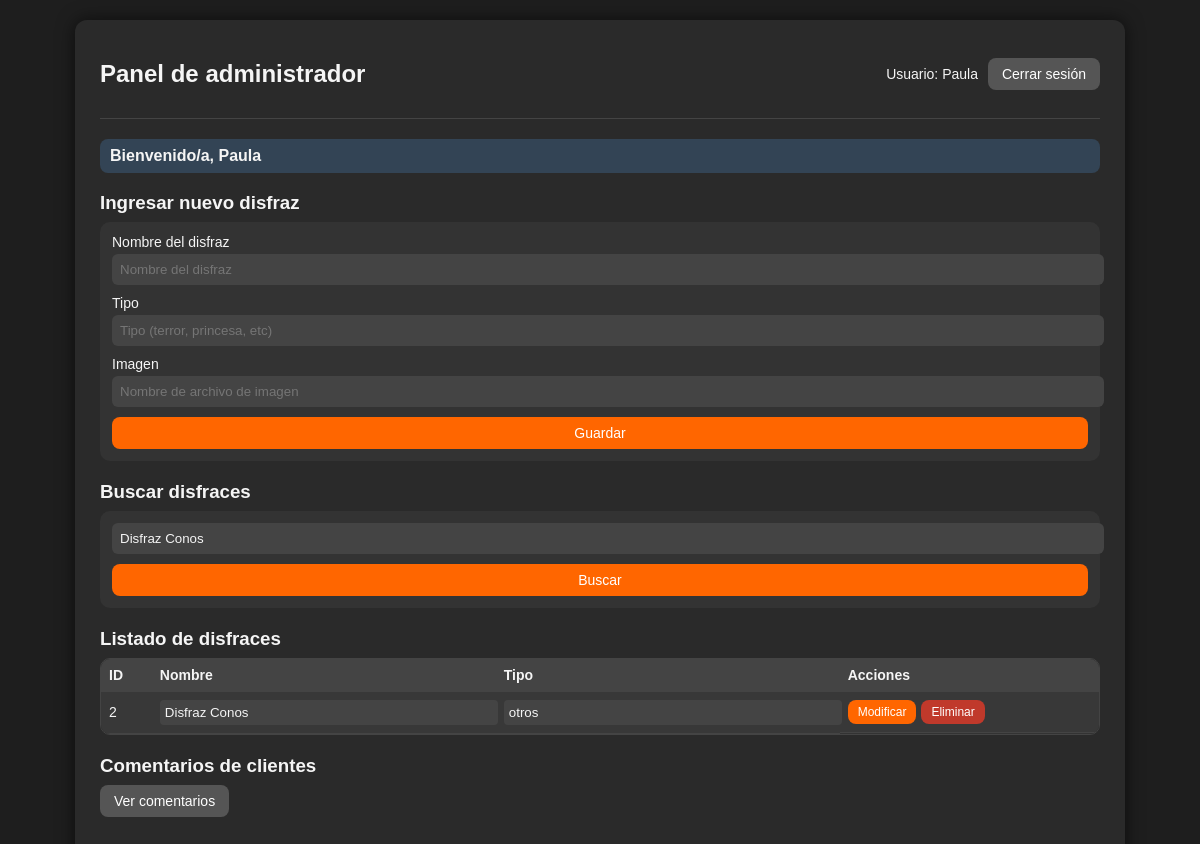
Screenshot of /php/admin.php?busqueda=Disfraz Conos (signed in) with the database file from the repository.
### tables this page shows
CREATE TABLE `disfraces` (
  `id_disfraces` int(11) NOT NULL,
  `nombre_disfraz` varchar(100) NOT NULL,
  `tipo` varchar(100) NOT NULL,
  `imagen` varchar(200) NOT NULL
);

### php/admin.php (the view, shortened to what this page needs)
<?php
$nombreUsuario = $_SESSION['nombre'];
if (isset($_SESSION['saludo'])) {
    $saludo = $_SESSION['saludo'];
} else {
    $saludo = "";
}
$conexion = mysqli_connect("localhost", "root", "", "alquiler_disfraces");
if (isset($_GET['busqueda'])) {
    $busqueda = $_GET['busqueda'];
} else {
    $busqueda = "";
}
$sqlDisfraces = "SELECT * FROM disfraces";
if ($busqueda !== '') {
    $sqlDisfraces .= " WHERE nombre_disfraz LIKE '%$busqueda%' OR tipo LIKE '%$busqueda%'";
}
$resultDisfraces = mysqli_query($conexion, $sqlDisfraces);
?>
<!DOCTYPE html>
<html lang="es">
<head>
</head>
<body>
    <div class="admin-contenedor">
        <header class="admin-encabezado">
            <h2>Panel de administrador</h2>
            <div class="admin-usuario">
                <span>Usuario: <?php echo $nombreUsuario; ?></span>
                <a class="btn btn-secundario" href="cerrarsesion.php">Cerrar sesión</a>
            </div>
        </header>
        <main>
            <?php
            if ($saludo) {
                echo "<p class='admin-saludo'><strong>$saludo</strong></p>";
            }
            ?>
            <section class="admin-seccion">
                <h3>Ingresar nuevo disfraz</h3>
                <form method="post" class="admin-form">
                    <label>
                        Nombre del disfraz
                        <input type="text" name="nombre_disfraz" placeholder="Nombre del disfraz" required>
                    </label>
                    <label>
                        Tipo
                        <input type="text" name="tipo" placeholder="Tipo (terror, princesa, etc)" required>
                    </label>
                    <label>
                        Imagen
                        <input type="text" name="imagen" placeholder="Nombre de archivo de imagen" required>
                    </label>
                    <input class="btn btn-primario" type="submit" value="Guardar">
                </form>
            </section>
            <section class="admin-seccion">
                <h3>Buscar disfraces</h3>
                <form method="get" class="busqueda-form">
                    <input type="text" name="busqueda" placeholder="Ingrese nombre o tipo" value="<?php echo $busqueda; ?>">
                    <input class="btn btn-primario" type="submit" value="Buscar">
                </form>
            </section>
            <section class="admin-seccion">
                <h3>Listado de disfraces</h3>
                <div class="tabla-contenedor">
                    <table>
                        <tr>
                            <th>ID</th>
                            <th>Nombre</th>
                            <th>Tipo</th>
                            <th>Acciones</th>
                        </tr>
                        <?php while ($fila = mysqli_fetch_assoc($resultDisfraces)) { ?>
                            <tr>
                                <form method="post">
                                    <td><?php echo $fila['id_disfraces']; ?></td>
                                    <td>
                                        <input type="text" name="nombre_disfraz" value="<?php echo $fila['nombre_disfraz']; ?>">
                                    </td>
                                    <td>
                                        <input type="text" name="tipo" value="<?php echo $fila['tipo']; ?>">
                                    </td>
                                    <td class="celda-acciones">
                                        <button class="btn btn-chico btn-primario" type="submit" name="accion" value="modificar">Modificar</button>
                                        <button class="btn btn-chico btn-peligro" type="submit" name="accion" value="eliminar" onclick="return confirm('¿Eliminar este disfraz?');">Eliminar</button>
                                    </td>
                                </form>
                            </tr>
                        <?php } ?>
                    </table>
                </div>
            </section>
            <section class="admin-seccion">
                <h3>Comentarios de clientes</h3>
                <form action="ver_comentarios.php" method="get">
                    <button class="btn btn-secundario" type="submit">Ver comentarios</button>
                </form>
            </section>
        </main>
    </div>
</body>
</html>

### php/admin.php (style rules this page uses)
body { margin: 0; padding: 0; background: #1e1e1e; font-family: Arial, sans-serif; color: #f5f5f5; }
.admin-contenedor { max-width: 1000px; margin: 20px auto; background: #2a2a2a; border-radius: 12px; padding: 20px 25px 30px; box-shadow: 0 0 18px rgba(0,0,0,0.6); }
.admin-encabezado { display: flex; justify-content: space-between; align-items: center; border-bottom: 1px solid #444; padding-bottom: 10px; margin-bottom: 20px; }
.admin-usuario { display: flex; gap: 10px; align-items: center; font-size: 14px; }
.admin-saludo { background: #345; padding: 8px 10px; border-radius: 8px; margin-bottom: 10px; }
.admin-seccion { margin-bottom: 20px; }
.admin-seccion h3 { margin-bottom: 8px; }
.admin-form, .busqueda-form { background: #333; padding: 12px; border-radius: 10px; display: flex; flex-direction: column; gap: 10px; }
.admin-form label { display: flex; flex-direction: column; align-items: flex-start; font-size: 14px; gap: 4px; }
.admin-form input[type="text"], .busqueda-form input[type="text"] { width: 100%; padding: 8px; border-radius: 6px; border: none; background: #444; color: #f5f5f5; }
.btn { display: inline-block; padding: 8px 14px; border-radius: 8px; border: none; cursor: pointer; font-size: 14px; text-decoration: none; text-align: center; }
.btn-primario { background: #ff6600; color: #fff; }
.btn-secundario { background: #555; color: #fff; }
.btn-peligro { background: #c0392b; color: #fff; }
.btn-chico { padding: 5px 10px; font-size: 12px; }
.tabla-contenedor { max-height: 400px; overflow-y: auto; border-radius: 10px; border: 1px solid #444; }
table { width: 100%; border-collapse: collapse; background: #333; }
table th, table td { padding: 8px; border-bottom: 1px solid #444; text-align: left; font-size: 14px; }
table th { background: #444; font-weight: bold; }
table tr:nth-child(even) { background: #383838; }
table input[type="text"] { width: 100%; padding: 5px; border-radius: 4px; border: none; background: #444; color: #f5f5f5; }
.celda-acciones { display: flex; gap: 5px; }

### rows the page displays
disfraces: id_disfraces "2", nombre_disfraz "Disfraz Conos", tipo "otros"

### other values shown
$nombreUsuario "Paula"
$saludo "Bienvenido/a, Paula"
